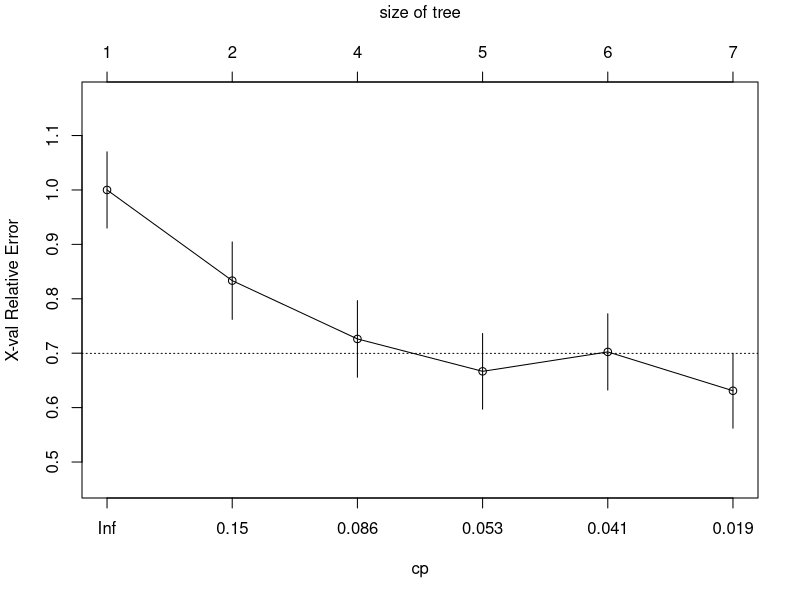
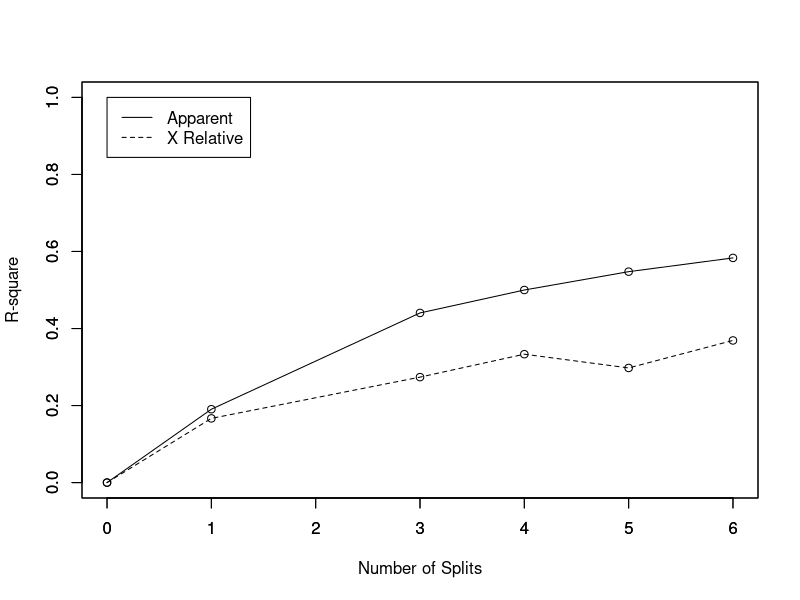
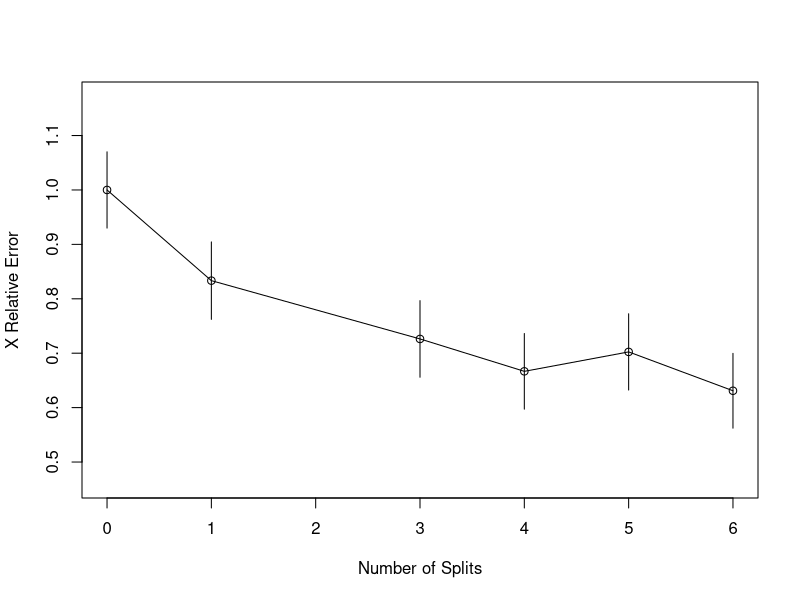
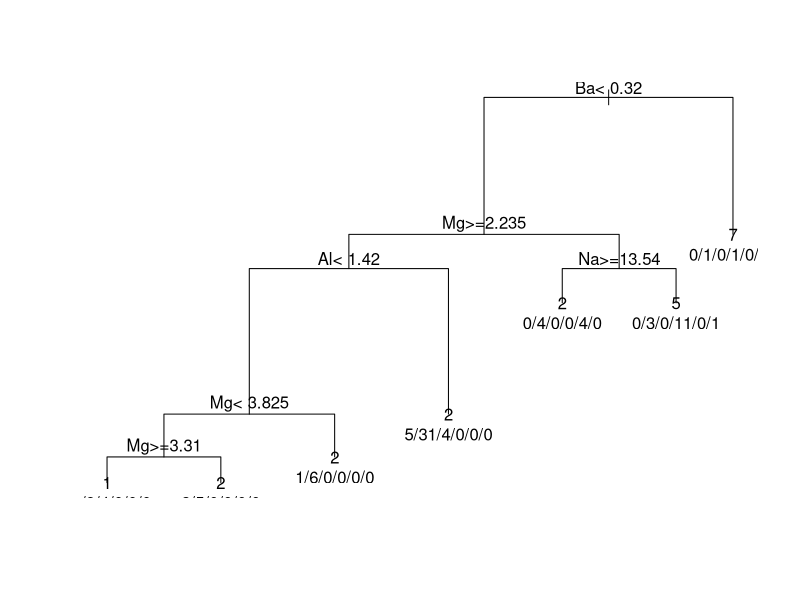
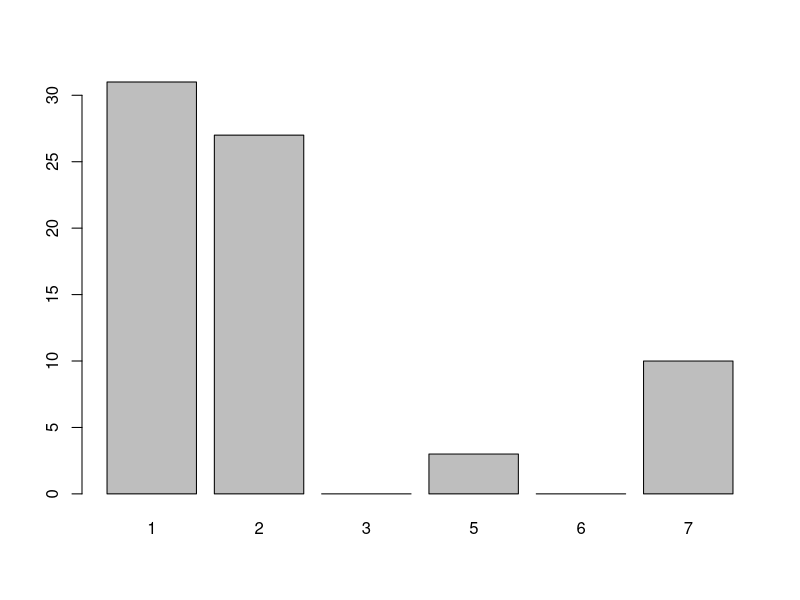

The R script that drew these images, in order:
#######################
#### lab1_rpart3.R ####
#######################

library(e1071)
library(rpart)
data(Glass, package="mlbench")
index <- 1:nrow(Glass)
testindex <- sample(index, trunc(length(index)/3))
testset <- Glass[testindex,]
trainset <- Glass[-testindex,]
rpart.model <- rpart(Type ~ ., data = trainset)
rpart.pred <- predict(rpart.model, testset[,-10], type = "class")
printcp(rpart.model)
plotcp(rpart.model)

rsq.rpart(rpart.model)
print(rpart.model)

plot(rpart.model,compress=TRUE)
text(rpart.model, use.n=TRUE)
plot(rpart.pred)
